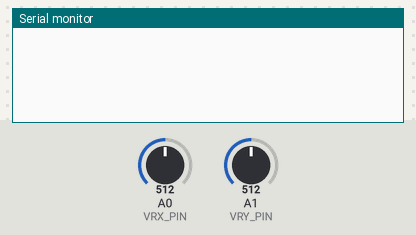
Bench run of a sketch on a simulated Arduino Uno, built with avr-gcc and run on an emulated ATmega328P. Parts: the last lines printed to the serial monitor. The test bench sets the inputs (shaded band); at power-on: A0 (VRX_PIN) = 512, A1 (VRY_PIN) = 512.

Above: at 1.2 s.
1.3 s: A0 (VRX_PIN) set to 218
2.8 s: A0 (VRX_PIN) set to 190
At 2.95 s:
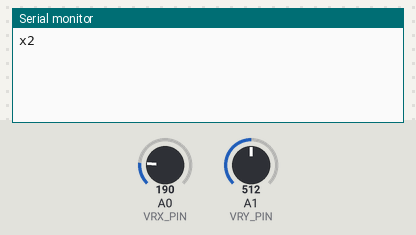
4.8 s: A1 (VRY_PIN) set to 215
At 4.88 s:
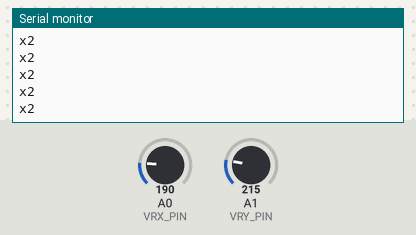
6.3 s: A1 (VRY_PIN) set to 191
At 6.51 s:
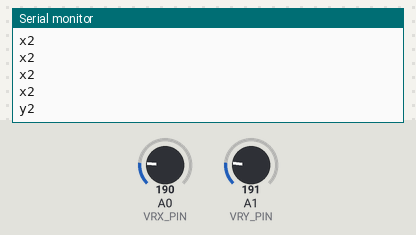

Measured:
- the behaviour switches between 200 and 199 on A0 (VRX_PIN) (found by bisection; images 0 and 1)
- the behaviour switches between 200 and 199 on A1 (VRY_PIN) (found by bisection; images 2 and 3)
- after the input at 2.8 s, the serial monitor: prints a new line at once (image 1)
- after the input at 6.3 s, the serial monitor: prints a new line after 0.07 s (image 3)

The sketch:

uno_rfid_serial.ino
```cpp
#include <SPI.h>
#include <MFRC522.h>

const int VRX_PIN = A0; // Joystick X-axis
const int VRY_PIN = A1; // Joystick Y-axis
const int LEFT_THRESHOLD = 200;
const int RIGHT_THRESHOLD = 850;
const int UP_THRESHOLD = 850;
const int DOWN_THRESHOLD = 200;

int xValue = 0;
int yValue = 0;


#define SS_PIN 10
#define RST_PIN 9
MFRC522 mfrc522(SS_PIN, RST_PIN); // Create MFRC522 instance

void setup() {
  Serial.begin(9600); // Start serial communication at 9600 baud
  pinMode(VRX_PIN, INPUT);
  pinMode(VRY_PIN, INPUT);
  SPI.begin(); // Init SPI bus
  mfrc522.PCD_Init(); // Init MFRC522
}

void loop() {
  sendJoystickCommand();
  checkRFID();
  delay(100);
}

void sendJoystickCommand() {

  int xValue = analogRead(A0);
  int yValue = analogRead(A1);
  String xcommand = "";
  String ycommand = "";

  // Serial.println(xValue);
  // Serial.println(yValue);

  if (xValue > UP_THRESHOLD) {
    xcommand = "x1";  // Volume Up
    Serial.println(xcommand);
    delay(50);

  } else if (xValue < DOWN_THRESHOLD) {
    xcommand = "x2";  // Volume Down
    Serial.println(xcommand);
     delay(50);

  }
  else{
    xcommand = "" ;
  }

  if (yValue > RIGHT_THRESHOLD) {
    ycommand = "y1";  // Volume Up
    Serial.println(ycommand);
    delay(50);

  } else if (yValue < LEFT_THRESHOLD) {
    ycommand = "y2";  // Volume Down
    Serial.println(ycommand);
    delay(50);
  }
  else{
  ycommand = "" ;
  }

}

void checkRFID() {
  // Look for new card
  if (mfrc522.PICC_IsNewCardPresent() && mfrc522.PICC_ReadCardSerial()) {
    String card_ID = "";
    for (byte i = 0; i < mfrc522.uid.size; i++) {
      card_ID += String(mfrc522.uid.uidByte[i], HEX);
    }
    Serial.println(card_ID);  // Send the UID over serial
    delay(1000);  // Delay to avoid multiple reads
  }
}
```
